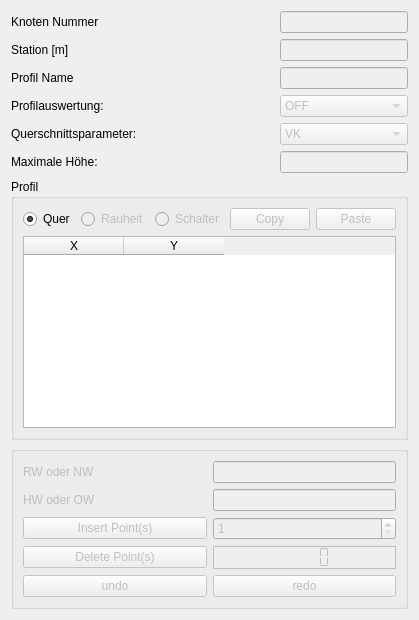
          <widget class="QWidget" name="pro_prop">
           <attribute name="title">
            <string>Profil Info</string>
           </attribute>
           <layout class="QGridLayout" name="gridLayout_9">
            <item row="1" column="1" colspan="3">
             <widget class="QLabel" name="label_88">
              <property name="text">
               <string>Station [m]</string>
              </property>
             </widget>
            </item>
            <item row="1" column="5" colspan="2">
             <widget class="QLineEdit" name="edit_station">
              <property name="enabled">
               <bool>false</bool>
              </property>
             </widget>
            </item>
            <item row="0" column="5" colspan="2">
             <widget class="QLineEdit" name="edit_knoten">
              <property name="enabled">
               <bool>false</bool>
              </property>
             </widget>
            </item>
            <item row="3" column="1" colspan="3">
             <widget class="QLabel" name="label_4">
              <property name="font">
               <font>
                <family>Segoe UI</family>
                <pointsize>9</pointsize>
                <underline>false</underline>
               </font>
              </property>
              <property name="text">
               <string>Profilauswertung:</string>
              </property>
             </widget>
            </item>
            <item row="0" column="1" colspan="3">
             <widget class="QLabel" name="label_73">
              <property name="text">
               <string>Knoten Nummer</string>
              </property>
             </widget>
            </item>
            <item row="5" column="1" colspan="3">
             <widget class="QLabel" name="label_6">
              <property name="font">
               <font>
                <family>Segoe UI</family>
                <pointsize>9</pointsize>
                <underline>false</underline>
               </font>
              </property>
              <property name="text">
               <string>&lt;html&gt;&lt;head/&gt;&lt;body&gt;&lt;p&gt;Maximale Höhe:&lt;/p&gt;&lt;/body&gt;&lt;/html&gt;</string>
              </property>
             </widget>
            </item>
            <item row="3" column="5" colspan="2">
             <widget class="QComboBox" name="ctab_label">
              <property name="enabled">
               <bool>false</bool>
              </property>
              <property name="toolTip">
               <string>&quot;CTAB&quot;, Wenn &quot;ON&quot;, werden Details der Profilauswetung in *.OUT geschrieben</string>
              </property>
              <property name="currentIndex">
               <number>0</number>
              </property>
              <item>
               <property name="text">
                <string>OFF</string>
               </property>
              </item>
              <item>
               <property name="text">
                <string>ON</string>
               </property>
              </item>
             </widget>
            </item>
            <item row="2" column="1" colspan="3">
             <widget class="QLabel" name="label_90">
              <property name="text">
               <string>Profil Name</string>
              </property>
             </widget>
            </item>
            <item row="4" column="5" colspan="2">
             <widget class="QComboBox" name="modus_label">
              <property name="enabled">
               <bool>false</bool>
              </property>
              <property name="toolTip">
               <string>&lt;html&gt;&lt;head/&gt;&lt;body&gt;&lt;p&gt;&lt;span style=&quot; font-weight:600;&quot;&gt;Querprofil:&lt;/span&gt;&lt;/p&gt;&lt;p&gt;V = wie eingegeben&lt;/p&gt;&lt;p&gt;R = Reduziert zwischen linkem und rechtem Hochpunkt &lt;/p&gt;&lt;p&gt;&lt;span style=&quot; font-weight:600;&quot;&gt;Breitflächiger Abfluss (bQ):&lt;/span&gt;&lt;/p&gt;&lt;p&gt;K = Kernquerschnitt, bQ erst wenn WSP&amp;gt;K&lt;/p&gt;&lt;p&gt;F = vollen Querschnitt, bQ von Anfang an&lt;/p&gt;&lt;p&gt;&lt;br/&gt;&lt;/p&gt;&lt;p&gt;DF = Preissmann Slot&lt;/p&gt;&lt;p&gt;OF = Profil mit Verdolung &lt;/p&gt;&lt;p&gt;H2 = Rauhigkeitsprofil mit negativer Knotennummer&lt;/p&gt;&lt;/body&gt;&lt;/html&gt;</string>
              </property>
              <item>
               <property name="text">
                <string>VK</string>
               </property>
              </item>
              <item>
               <property name="text">
                <string>RK</string>
               </property>
              </item>
              <item>
               <property name="text">
                <string>VF</string>
               </property>
              </item>
              <item>
               <property name="text">
                <string>RF</string>
               </property>
              </item>
              <item>
               <property name="text">
                <string>DF</string>
               </property>
              </item>
              <item>
               <property name="text">
                <string>OF</string>
               </property>
              </item>
              <item>
               <property name="text">
                <string>H2</string>
               </property>
              </item>
              <item>
               <property name="text">
                <string>RS</string>
               </property>
              </item>
              <item>
               <property name="text">
                <string>ZS</string>
               </property>
              </item>
             </widget>
            </item>
            <item row="4" column="1" colspan="3">
             <widget class="QLabel" name="label_5">
              <property name="font">
               <font>
                <family>Segoe UI</family>
                <pointsize>9</pointsize>
                <underline>false</underline>
               </font>
              </property>
              <property name="text">
               <string>Querschnittsparameter:</string>
              </property>
             </widget>
            </item>
            <item row="10" column="1" colspan="6">
             <widget class="QGroupBox" name="plot_editor_box">
              <property name="enabled">
               <bool>false</bool>
              </property>
              <property name="title">
               <string/>
              </property>
              <layout class="QGridLayout" name="gridLayout_7" columnstretch="1,1">
               <item row="1" column="0">
                <widget class="QLabel" name="label_82">
                 <property name="text">
                  <string>&lt;html&gt;&lt;head/&gt;&lt;body&gt;&lt;p&gt;HW oder OW&lt;/p&gt;&lt;/body&gt;&lt;/html&gt;</string>
                 </property>
                </widget>
               </item>
               <item row="1" column="1">
                <widget class="QLineEdit" name="pro_hw"/>
               </item>
               <item row="4" column="1">
                <widget class="QPushButton" name="redo">
                 <property name="enabled">
                  <bool>false</bool>
                 </property>
                 <property name="text">
                  <string>redo</string>
                 </property>
                 <property name="icon">
                  <iconset>
                   <normaloff>redo.ico</normaloff>redo.ico</iconset>
                 </property>
                 <property name="shortcut">
                  <string>Ctrl+Y</string>
                 </property>
                </widget>
               </item>
               <item row="2" column="1">
                <widget class="QSpinBox" name="npoints_insert">
                 <property name="minimum">
                  <number>1</number>
                 </property>
                </widget>
               </item>
               <item row="4" column="0">
                <widget class="QPushButton" name="undo">
                 <property name="enabled">
                  <bool>false</bool>
                 </property>
                 <property name="text">
                  <string>undo</string>
                 </property>
                 <property name="icon">
                  <iconset>
                   <normaloff>undo.ico</normaloff>undo.ico</iconset>
                 </property>
                 <property name="shortcut">
                  <string>Ctrl+Z</string>
                 </property>
                </widget>
               </item>
               <item row="2" column="0">
                <widget class="QPushButton" name="insert_points">
                 <property name="text">
                  <string>Insert Point(s)</string>
                 </property>
                </widget>
               </item>
               <item row="3" column="0">
                <widget class="QPushButton" name="delete_points">
                 <property name="text">
                  <string>Delete Point(s)</string>
                 </property>
                </widget>
               </item>
               <item row="3" column="1">
                <widget class="QLCDNumber" name="npoints_delete">
                 <property name="font">
                  <font>
                   <weight>75</weight>
                   <bold>true</bold>
                  </font>
                 </property>
                 <property name="statusTip">
                  <string/>
                 </property>
                 <property name="autoFillBackground">
                  <bool>true</bool>
                 </property>
                 <property name="frameShape">
                  <enum>QFrame::Box</enum>
                 </property>
                 <property name="frameShadow">
                  <enum>QFrame::Plain</enum>
                 </property>
                 <property name="smallDecimalPoint">
                  <bool>false</bool>
                 </property>
                 <property name="segmentStyle">
                  <enum>QLCDNumber::Flat</enum>
                 </property>
                </widget>
               </item>
               <item row="0" column="1">
                <widget class="QLineEdit" name="pro_rw"/>
               </item>
               <item row="0" column="0">
                <widget class="QLabel" name="ddddd">
                 <property name="text">
                  <string>RW oder NW</string>
                 </property>
                </widget>
               </item>
              </layout>
             </widget>
            </item>
            <item row="5" column="5" colspan="2">
             <widget class="QLineEdit" name="maxHeight_label">
              <property name="enabled">
               <bool>false</bool>
              </property>
             </widget>
            </item>
            <item row="2" column="5" colspan="2">
             <widget class="QLineEdit" name="edit_pname">
              <property name="enabled">
               <bool>false</bool>
              </property>
             </widget>
            </item>
            <item row="7" column="1" colspan="6">
             <widget class="QGroupBox" name="groupBox">
              <property name="title">
               <string>Profil</string>
              </property>
              <layout class="QGridLayout" name="gridLayout_11">
               <item row="0" column="3">
                <widget class="QPushButton" name="copy_clip">
                 <property name="enabled">
                  <bool>false</bool>
                 </property>
                 <property name="text">
                  <string>Copy</string>
                 </property>
                </widget>
               </item>
               <item row="0" column="4">
                <widget class="QPushButton" name="paste_clip">
                 <property name="enabled">
                  <bool>false</bool>
                 </property>
                 <property name="text">
                  <string>Paste</string>
                 </property>
                </widget>
               </item>
               <item row="0" column="2">
                <widget class="QRadioButton" name="_rschalter">
                 <property name="enabled">
                  <bool>false</bool>
                 </property>
                 <property name="text">
                  <string>Schalter</string>
                 </property>
                </widget>
               </item>
               <item row="0" column="1">
                <widget class="QRadioButton" name="_rrau">
                 <property name="enabled">
                  <bool>false</bool>
                 </property>
                 <property name="text">
                  <string>Rauheit</string>
                 </property>
                </widget>
               </item>
               <item row="0" column="0">
                <widget class="QRadioButton" name="_rquer">
                 <property name="enabled">
                  <bool>true</bool>
                 </property>
                 <property name="text">
                  <string>Quer</string>
                 </property>
                 <property name="checked">
                  <bool>true</bool>
                 </property>
                </widget>
               </item>
               <item row="1" column="0" colspan="5">
                <widget class="QTableWidget" name="coords_table">
                 <property name="minimumSize">
                  <size>
                   <width>140</width>
                   <height>0</height>
                  </size>
                 </property>
                 <property name="toolTipDuration">
                  <number>-8</number>
                 </property>
                 <property name="editTriggers">
                  <set>QAbstractItemView::NoEditTriggers</set>
                 </property>
                 <property name="showDropIndicator" stdset="0">
                  <bool>false</bool>
                 </property>
                 <property name="dragDropOverwriteMode">
                  <bool>false</bool>
                 </property>
                 <property name="alternatingRowColors">
                  <bool>true</bool>
                 </property>
                 <property name="selectionMode">
                  <enum>QAbstractItemView::ExtendedSelection</enum>
                 </property>
                 <property name="selectionBehavior">
                  <enum>QAbstractItemView::SelectRows</enum>
                 </property>
                 <property name="columnCount">
                  <number>2</number>
                 </property>
                 <column>
                  <property name="text">
                   <string>X</string>
                  </property>
                 </column>
                 <column>
                  <property name="text">
                   <string>Y</string>
                  </property>
                 </column>
                </widget>
               </item>
              </layout>
             </widget>
            </item>
           </layout>
          </widget>
